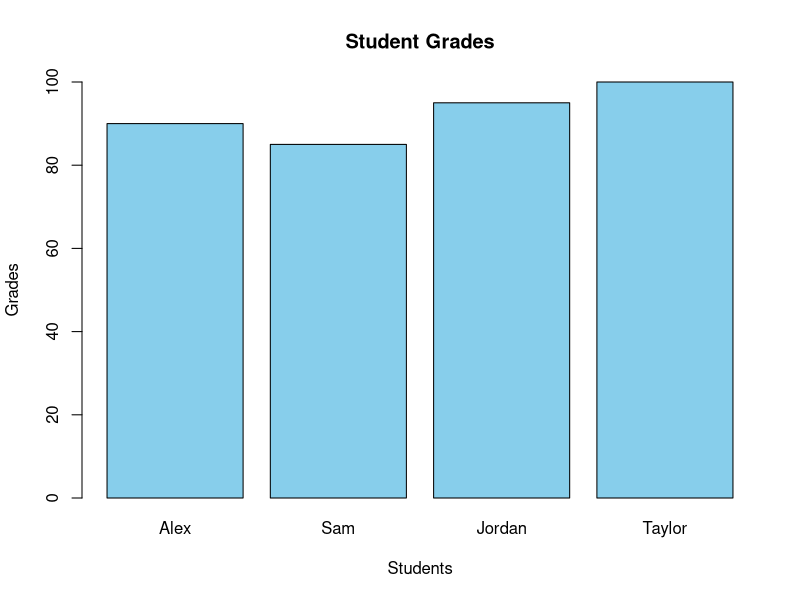

Generate this figure with R:

# Student Grade Analysis

students <- c("Alex", "Sam", "Jordan", "Taylor")
grades <- c(90, 85, 95, 100)

# Display student information
data <- data.frame(students, grades)
print(data)

# Calculate statistics
print(mean(grades))
print(max(grades))
print(min(grades))

# Make a bar graph
barplot(
  grades,
  names.arg = students,
  main = "Student Grades",
  xlab = "Students",
  ylab = "Grades",
  col = "skyblue",
  ylim = c(0, 100)
)
